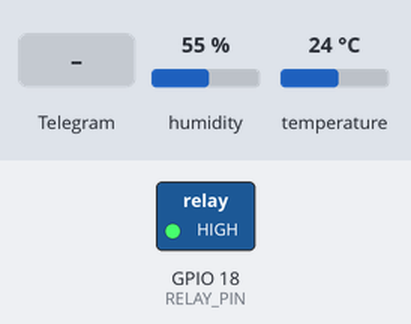
Bench run of a sketch on a simulated ESP32. On the bench: switched loads named in the sketch (green lamp = pin HIGH). Inputs (shaded band) come from the test bench; at power-on: humidity 55 %, temperature 24 °C. WiFi joins after 1.5 s; servers stay silent unless stated; EEPROM starts erased; what the sketch prints to the serial monitor is not drawn.

Above: at 2.7 s.
2.8 s: Telegram message "/regaon" received
At 3.8 s:
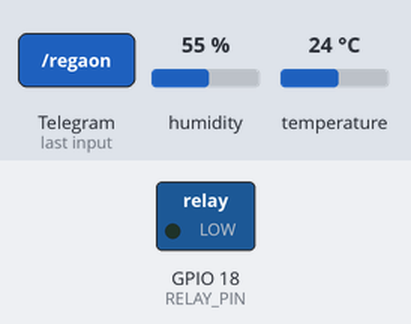
4.8 s: Telegram message "/viveiro" received
8.2 s: Telegram message "/temp" received
Timing chart, 0 to 11.2 s (numbered marks = the images above; inputs shaded):
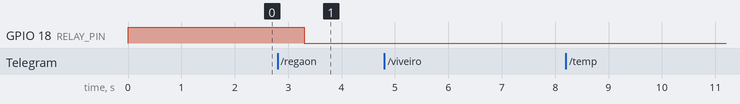

Measured:
- after the input at 2.8 s, GPIO 18 (RELAY_PIN): HIGH → LOW after 0.50 s
- after the input at 4.8 s, every drawn part: stays the same
- after the input at 8.2 s, every drawn part: stays the same

The sketch:

ESP32_Telegram_TempControl_Relay.ino
```cpp
#include <Wire.h>
//#include <LiquidCrystal_I2C.h>
#include <WiFi.h>
#include <WiFiClientSecure.h>
#include <DHT.h>
#include <UniversalTelegramBot.h>
#include <EEPROM.h> // Include the EEPROM library

#define DHTPIN 23
#define RELAY_PIN 18 // Exemplo de pino para o relé

#define DHTTYPE DHT11 // DHT 11

#define WIFI_SSID "YOUr_SSID"
#define WIFI_PASSWORD "YOURPASSWORD"

#define BOT_TOKEN "YOUR_BOT_TOKEN"
#define CHAT_ID "YOUR_CHAT_ID"

WiFiClientSecure secured_client;
UniversalTelegramBot bot(BOT_TOKEN, secured_client);

DHT dht(DHTPIN, DHTTYPE);

const unsigned long BOT_MTBS = 1000; // tempo médio entre mensagens do bot
unsigned long bot_lasttime = 0;       // última vez que as mensagens foram verificadas
unsigned long lastRelayChangeTime = 0; // momento da última mudança de estado do relé
float temperatureC;
float humidity;

float TEMP_THRESHOLD_HIGH; // Limite de temperatura alta em Celsius
float TEMP_THRESHOLD_LOW;  // Limite de temperatura baixa em Celsius

bool shouldControlRelay = true; // Variável de controle para determinar se deve controlar o relé

// LCD configuration
//LiquidCrystal_I2C lcd(0x27, 16, 2); // Set the LCD I2C address and dimensions

void setup()
{
  Serial.begin(9600);
  Serial.println(F("Teste do DHT11!"));

  pinMode(RELAY_PIN, OUTPUT); // Define o pino do relé como saída
  digitalWrite(RELAY_PIN, HIGH); // Turn off the relay
  dht.begin();

  Serial.print("Conectando à rede WiFi SSID ");
  Serial.print(WIFI_SSID);
  WiFi.begin(WIFI_SSID, WIFI_PASSWORD);
  while (WiFi.status() != WL_CONNECTED)
  {
    Serial.print(".");
    delay(500);
  }
  Serial.print("\nConectado à WiFi. Endereço IP: ");
  Serial.println(WiFi.localIP());

  secured_client.setCACert(TELEGRAM_CERTIFICATE_ROOT);

  // Load temperature thresholds from EEPROM
  EEPROM.begin(512);
  EEPROM.get(0, TEMP_THRESHOLD_HIGH);
  EEPROM.get(sizeof(float), TEMP_THRESHOLD_LOW);
  EEPROM.end();

  // Verifica se os dados do sensor DHT11 são válidos após várias tentativas
  int attempts = 0;
  while (attempts < 3) // Tente até 3 vezes
  {
    humidity = dht.readHumidity();
    temperatureC = dht.readTemperature();

    // Verifica se os dados do sensor são válidos
    if (!isnan(temperatureC) && !isnan(humidity))
    {
      // Dados válidos obtidos, saia do loop
      break;
    }

    // Mensagem de erro e espera antes de tentar novamente
    Serial.println("Failed to read from DHT sensor! Retrying...");
    delay(2000); // Aguarde 2 segundos antes de tentar novamente
    attempts++;
  }

  // Se os dados do sensor ainda forem inválidos após as tentativas
  if (attempts >= 3)
  {
    // Envie uma mensagem de alerta para o Telegram
    sendAlertMessage("Erro no Sensor DHT11", "Falha ao ler dados do sensor DHT11 após múltiplas tentativas.");
  }
}

void loop()
{
  // Exibe as informações no monitor serial
  Serial.print("Temperatura: ");
  Serial.print(temperatureC);
  Serial.print("°C, Humidade: ");
  Serial.print(humidity);
  Serial.print("%, Estado da Valvula de Rega: ");
  Serial.print(digitalRead(RELAY_PIN) == LOW ? "Ligado" : "Desligado");
  Serial.print(", Controlo de temperatura: ");
  Serial.println(shouldControlRelay ? "Ligado" : "Desligado");

  // Verifica se é hora de enviar o comando /start
  if (millis() - bot_lasttime > BOT_MTBS)
  {
    int numNewMessages = bot.getUpdates(bot.last_message_received + 1);
    while (numNewMessages)
    {
      handleNewMessages(numNewMessages);
      numNewMessages = bot.getUpdates(bot.last_message_received + 1);
    }
    bot_lasttime = millis();
  }
}

void handleNewMessages(int numNewMessages)
{
  for (int i = 0; i < numNewMessages; i++)
  {
    String chat_id = String(bot.messages[i].chat_id);
    if (chat_id != CHAT_ID)
    {
      bot.sendMessage(chat_id, "Utilizador não autorizado", "");
    }
    else
    {
      String text = bot.messages[i].text;

      if (text == "/viveiro")
      {
        String welcome = "Viveiro CARES Dashboard Rega.\n";
        welcome += "\nTemperatura: " + String(temperatureC) + "°C\n";
        welcome += "Humidade: " + String(humidity) + "%\n";
        welcome += "Limite Superior de Temperatura: " + String(TEMP_THRESHOLD_HIGH) + "°C\n";
        welcome += "Limite Inferior de Temperatura: " + String(TEMP_THRESHOLD_LOW) + "°C\n";
        welcome += "Estado da valvula de rega: " + String(digitalRead(RELAY_PIN) == LOW ? "Ligado" : "Desligado") + "\n";
        welcome += "Controlo de temperatura: " + String(shouldControlRelay ? "Ligado" : "Desligado") + "\n";
        welcome += "\n\nComandos: ";
        welcome += "\n/viveiro : Menu Geral \n";
        //welcome += "/temp : Temperatura \n";
      //  welcome += "/hum : Humidade\n";
        welcome += "/temphum : Temperatura e Humidade\n";
        welcome += "/regaon : Rega on \n";
        welcome += "/regaoff : Rega off\n";
        welcome += "/controltempon : Control de Temperatura Ligado \n";
        welcome += "/controltempoff : Controle de Temperatura Desligado\n";
        welcome += "/sethighlimit [+ o valor]: Define o limite superior de temperatura\n";
        welcome += "/setlowlimit [+ o valor]: Define o limite inferior de temperatura\n";
        bot.sendMessage(chat_id, welcome, "Markdown");
      }

      if (text == "/temp")
      {
        String msg = "A temperatura é " + String(temperatureC) + "°C";
        bot.sendMessage(chat_id, msg, "");
      }
      if (text == "/hum")
      {
        String msg = "A humidade é " + String(humidity) + "%";
        bot.sendMessage(chat_id, msg, "");
      }
      if (text == "/temphum")
      {
        String msg = "A temperatura é " + String(temperatureC) + "°C\n";
        msg += "A humidade é " + String(humidity) + "%";
        bot.sendMessage(chat_id, msg, "");
      }
//
      // Adiciona comandos para controlar o relé
      if (text == "/regaon")
      {
        shouldControlRelay = false; // Desativa o controle do relé com base na temperatura
        digitalWrite(RELAY_PIN, LOW); // Liga o relé
        bot.sendMessage(chat_id, "Rega LIGADA", "");
      }
      if (text == "/regaoff")
      {
        shouldControlRelay = false; // Desativa o controle do relé com base na temperatura
        digitalWrite(RELAY_PIN, HIGH); // Desliga o relé
        bot.sendMessage(chat_id, "Rega Desligada", "");
      }
      // Adiciona comandos para ativar/desativar o controle de temperatura do relé
      if (text == "/controltempon")
      {
        shouldControlRelay = true;
        bot.sendMessage(chat_id, "Controle de temperatura do relé ativado", "");
      }
      if (text == "/controltempoff")
      {
        shouldControlRelay = false;
        bot.sendMessage(chat_id, "Controle de temperatura desativado", "");
      }
      // Adiciona comandos para definir os limites de temperatura
      if (text.startsWith("/sethighlimit"))
      {
        TEMP_THRESHOLD_HIGH = text.substring(14).toFloat();
        saveThresholdsToEEPROM();
        bot.sendMessage(chat_id, "Limite superior de temperatura definido para " + String(TEMP_THRESHOLD_HIGH) + "°C", "");
      }
      if (text.startsWith("/setlowlimit"))
      {
        TEMP_THRESHOLD_LOW = text.substring(13).toFloat();
        saveThresholdsToEEPROM();
        bot.sendMessage(chat_id, "Limite inferior de temperatura definido para " + String(TEMP_THRESHOLD_LOW) + "°C", "");
      }
    }
  }
}

// Função para enviar mensagens de alerta
void sendAlertMessage(String title, String message)
{
  bot.sendMessage(CHAT_ID, title + "\n" + message, "");
}

// Função para salvar os limites de temperatura na EEPROM
void saveThresholdsToEEPROM()
{
  EEPROM.begin(512);
  EEPROM.put(0, TEMP_THRESHOLD_HIGH);
  EEPROM.put(sizeof(float), TEMP_THRESHOLD_LOW);
  EEPROM.commit();
  EEPROM.end();
}
```
